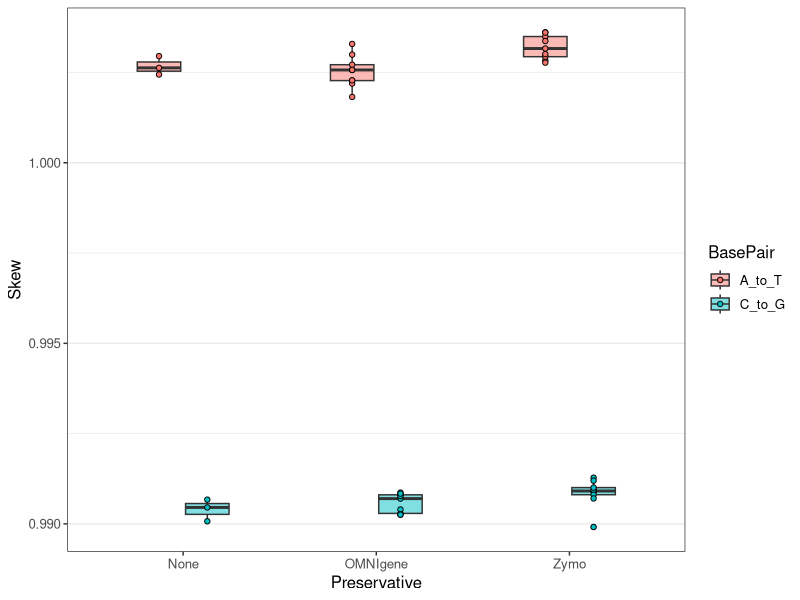
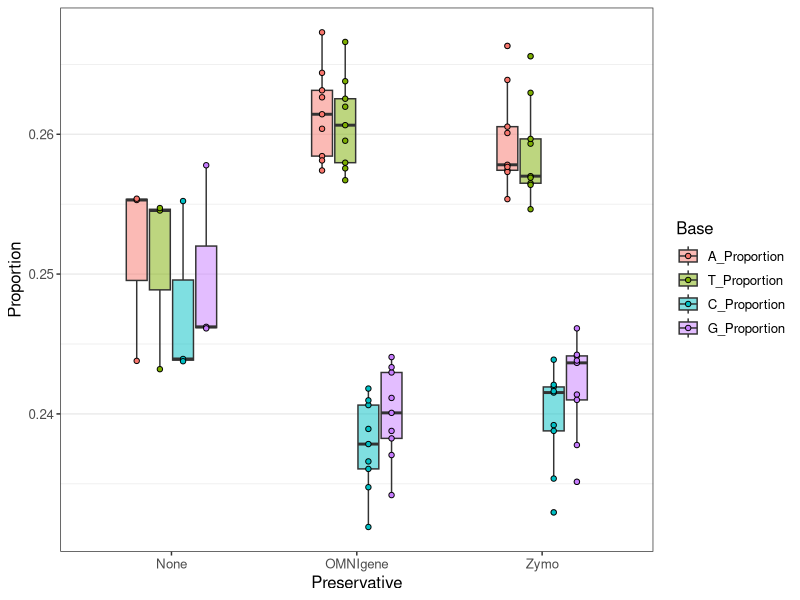
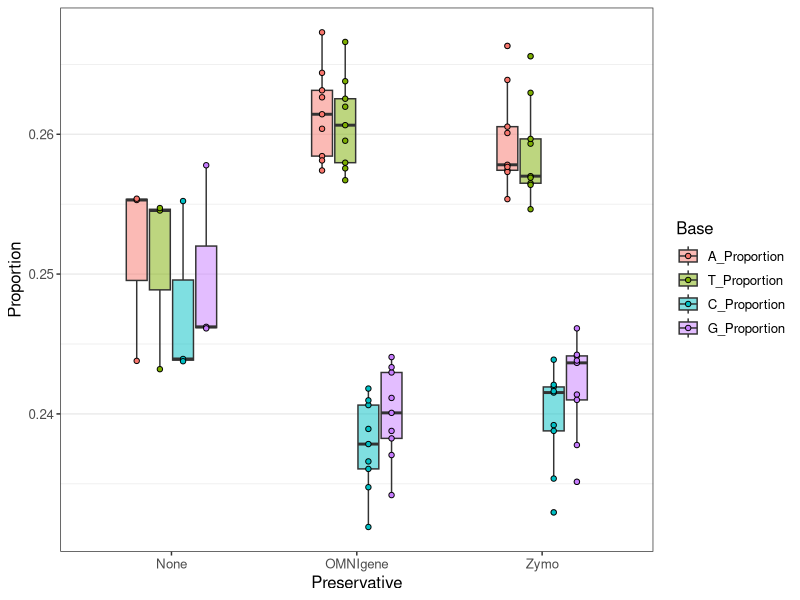
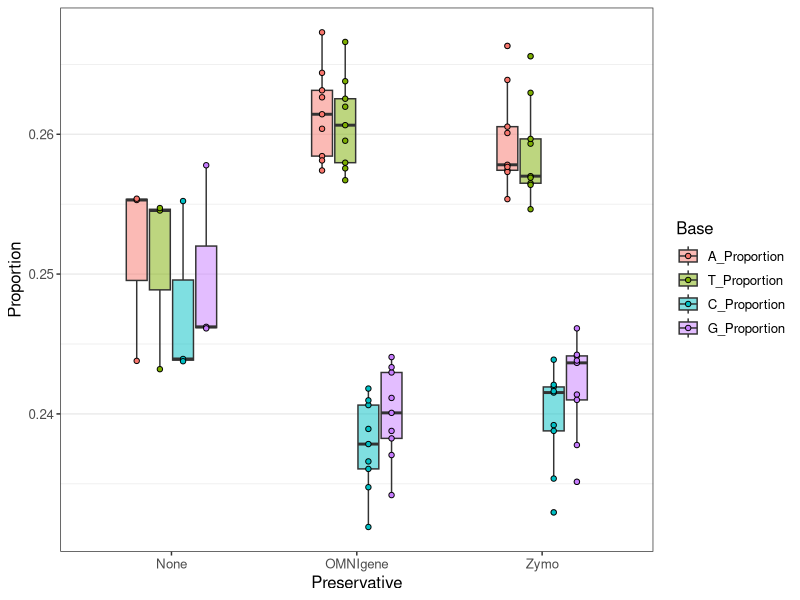

R code for these plots, in order:
library(here)
library(ggplot2)
library(tidyverse)
library(dplyr)
library(reshape2)

mytheme<-theme_bw() + 
  theme(text = element_text(size=12), 
        panel.grid.major.x = element_blank(), 
        panel.grid.minor.x = element_blank())



# read in input table
counts <- read.table(here("DNA/4.SNV/1.seqtk_all/counts.tsv"), header=FALSE, sep="\t")
names(counts) <- c("Sample", "A_Count", "C_Count", "G_Count", "T_Count")

counts <- mutate(counts, SampleCode = gsub("_.*", "", Sample))

# group forward and reverse reads into a single row
counts <- counts %>% group_by(SampleCode) %>% summarise(A_Count = sum(A_Count), 
                                                        T_Count = sum(T_Count), 
                                                        C_Count = sum(C_Count), 
                                                        G_Count = sum(G_Count))

# calculate proportion from counts
counts <- mutate(counts, total=A_Count + C_Count + G_Count + T_Count)
counts <- mutate(counts, A_Proportion = A_Count / total)
counts <- mutate(counts, C_Proportion = C_Count / total)
counts <- mutate(counts, G_Proportion = G_Count / total)
counts <- mutate(counts, T_Proportion = T_Count / total)

# make a preservative column
counts <- mutate(counts, Preservative = gsub("D01-", "", gsub(".-R.", "", SampleCode)))
counts <- mutate(counts, Preservative = gsub("O", "OMNIgene", gsub("N", "None", gsub("Z", "Zymo", Preservative))))

# calculate base pair skew
counts <- mutate(counts, A_to_T = A_Count / T_Count)
counts <- mutate(counts, C_to_G = C_Count / G_Count)
base_ratios <- counts %>% select("SampleCode", "Preservative", "A_to_T", "C_to_G")
base_ratios <- melt(base_ratios, id.vars=c("SampleCode", "Preservative"))
names(base_ratios) <- c("SampleCode", "Preservative", "BasePair", "Skew")
ggplot(base_ratios, aes(x=Preservative, y=Skew)) + 
  geom_boxplot(aes(fill=BasePair), alpha=0.5, width=0.5) + 
  geom_point(aes(fill=BasePair), shape=21, color="black", position = position_dodge(width=0.5)) + 
  mytheme

# wide to long
counts <- melt(counts %>% select("SampleCode", "Preservative", "A_Proportion", "T_Proportion", "C_Proportion", "G_Proportion"),
               id.vars=c("SampleCode", "Preservative"))
names(counts) <- c("SampleCode", "Preservative", "Base", "Proportion")

ggplot(counts, aes(x=Preservative, y=Proportion)) + 
  geom_boxplot(aes(fill=Base), alpha=0.5, width=0.5) + 
  geom_point(aes(fill=Base), shape = 21, color="black", position=position_dodge(width=0.5)) +
  mytheme

ggsave(here("DNA/4.SNV/1.seqtk_all/complete_microbiome_composition.pdf"), w=4.5, h=3, dpi=300)
ggsave(here("DNA/4.SNV/1.seqtk_all/complete_microbiome_composition.jpg"), w=4.5, h=3, dpi=300)

